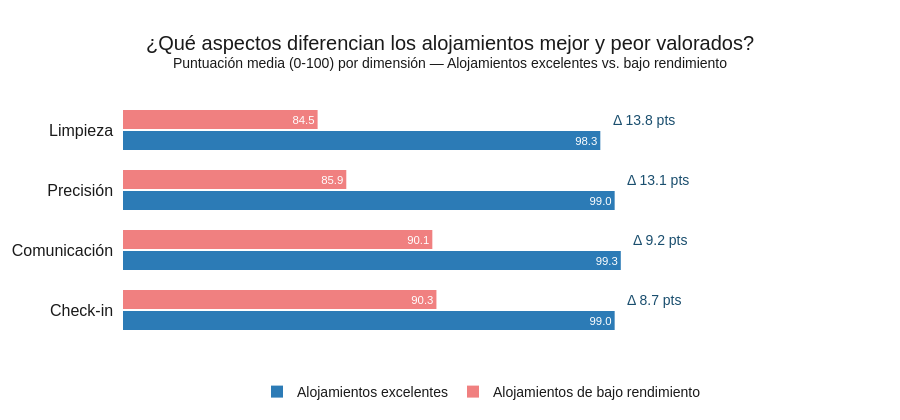

Notebook source saved alongside this figure:
### Code cell
fig_top_bottom = go.Figure()

etiquetas_ord = ['Check-in', 'Comunicación', 'Precisión', 'Limpieza']
medias_top_ord = [99.0, 99.3, 99.0, 98.3]
medias_bottom_ord = [90.3, 90.1, 85.9, 84.5]
diferencias = [round(t - b, 1) for t, b in zip(medias_top_ord, medias_bottom_ord)]

fig_top_bottom.add_trace(go.Bar(
    x=medias_top_ord,
    y=etiquetas_ord,
    orientation='h',
    name='Alojamientos excelentes',
    marker_color='#2C7BB6',
    marker_line_width=0,
    text=medias_top_ord,
    textposition='inside',
    textfont=dict(color='white', size=15, family='Arial'),
))

fig_top_bottom.add_trace(go.Bar(
    x=medias_bottom_ord,
    y=etiquetas_ord,
    orientation='h',
    name='Alojamientos de bajo rendimiento',
    marker_color='lightcoral',
    marker_line_width=0,
    text=medias_bottom_ord,
    textposition='inside',
    textfont=dict(color='white', size=15, family='Arial'),
))

# Anotaciones de diferencia
for i, (dif, top) in enumerate(zip(diferencias, medias_top_ord)):
    fig_top_bottom.add_annotation(
        x=top + 0.5,
        y=i,
        text=f'Δ {dif} pts',
        showarrow=False,
        font=dict(size=14, family='Arial', color='#1A4E6E'),
        xanchor='left',
        yshift=10
    )

fig_top_bottom.update_layout(
    title=dict(
        text='¿Qué aspectos diferencian los alojamientos mejor y peor valorados?<br><sup>Puntuación media (0-100) por dimensión — Alojamientos excelentes vs. bajo rendimiento</sup>',
        font=dict(size=20, family='Arial', color='#1a1a1a'),
        x=0.5,
        xanchor='center'
    ),
    barmode='group',
    plot_bgcolor='white',
    paper_bgcolor='white',
    xaxis=dict(visible=False, range=[75, 110]),
    yaxis=dict(
        showgrid=False,
        tickfont=dict(size=16, family='Arial', color='#1a1a1a'),
        ticksuffix='  '
    ),
    bargap=0.3,
    bargroupgap=0.1,
    legend=dict(
        font=dict(size=14, family='Arial', color='#1a1a1a'),
        x=0.5,
        y=-0.15,
        orientation='h',
        xanchor='center'
    ),
    margin=dict(l=20, r=60, t=100, b=80),
    height=420
)

fig_top_bottom.show()

### Figure 1 — Plotly figure (JSON) as saved in the notebook; plotly's stock layout.template omitted (floating-point values rounded to 4 significant figures)
{"data": [{"marker": {"color": "#2C7BB6", "line": {"width": 0}}, "name": "Alojamientos excelentes", "orientation": "h", "text": ["99.0", "99.3", "99.0", "98.3"], "textfont": {"color": "white", "family": "Arial", "size": 15}, "textposition": "inside", "type": "bar", "x": [99, 99.3, 99, 98.3], "y": ["Check-in", "Comunicación", "Precisión", "Limpieza"]}, {"marker": {"color": "lightcoral", "line": {"width": 0}}, "name": "Alojamientos de bajo rendimiento", "orientation": "h", "text": ["90.3", "90.1", "85.9", "84.5"], "textfont": {"color": "white", "family": "Arial", "size": 15}, "textposition": "inside", "type": "bar", "x": [90.3, 90.1, 85.9, 84.5], "y": ["Check-in", "Comunicación", "Precisión", "Limpieza"]}], "layout": {"annotations": [{"font": {"color": "#1A4E6E", "family": "Arial", "size": 14}, "showarrow": false, "text": "Δ 8.7 pts", "x": 99.5, "xanchor": "left", "y": 0, "yshift": 10}, {"font": {"color": "#1A4E6E", "family": "Arial", "size": 14}, "showarrow": false, "text": "Δ 9.2 pts", "x": 99.8, "xanchor": "left", "y": 1, "yshift": 10}, {"font": {"color": "#1A4E6E", "family": "Arial", "size": 14}, "showarrow": false, "text": "Δ 13.1 pts", "x": 99.5, "xanchor": "left", "y": 2, "yshift": 10}, {"font": {"color": "#1A4E6E", "family": "Arial", "size": 14}, "showarrow": false, "text": "Δ 13.8 pts", "x": 98.8, "xanchor": "left", "y": 3, "yshift": 10}], "bargap": 0.3, "bargroupgap": 0.1, "barmode": "group", "height": 420, "legend": {"font": {"color": "#1a1a1a", "family": "Arial", "size": 14}, "orientation": "h", "x": 0.5, "xanchor": "center", "y": -0.15}, "margin": {"b": 80, "l": 20, "r": 60, "t": 100}, "paper_bgcolor": "white", "plot_bgcolor": "white", "title": {"font": {"color": "#1a1a1a", "family": "Arial", "size": 20}, "text": "¿Qué aspectos diferencian los alojamientos mejor y peor valorados?<br><sup>Puntuación media (0-100) por dimensión — Alojamientos excelentes vs. bajo rendimiento</sup>", "x": 0.5, "xanchor": "center"}, "xaxis": {"range": [75, 110], "visible": false}, "yaxis": {"showgrid": false, "tickfont": {"color": "#1a1a1a", "family": "Arial", "size": 16}, "ticksuffix": "  "}}}
